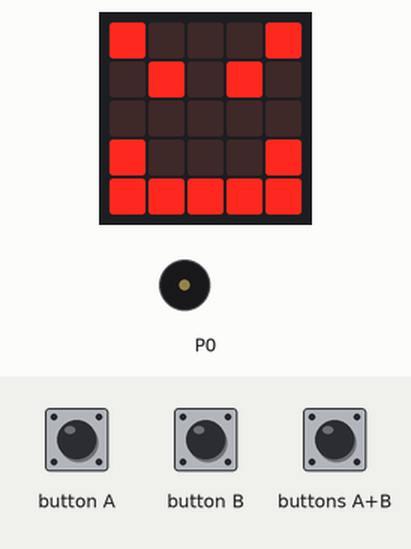
This program was run on a simulated BBC micro:bit (MakeCode). Parts: the board's 5×5 LED display, buzzer (waves = sounding). The inputs (shaded band) are chosen by the test bench.

Above: at 1.6 s.
1.7 s: button A pressed for 0.15 s
At 2.6 s:
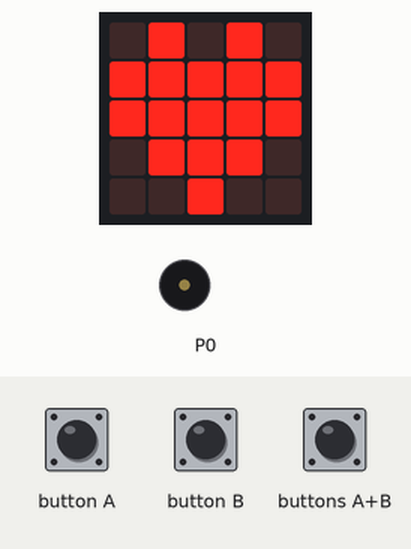
4.8 s: button B pressed for 0.15 s
At 6.2 s:
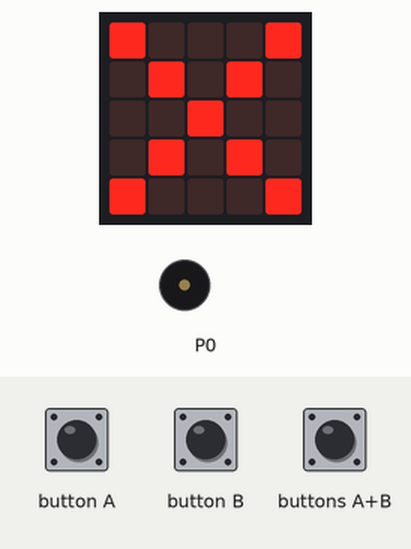
7.9 s: buttons A+B pressed for 0.15 s
At 8.5 s:
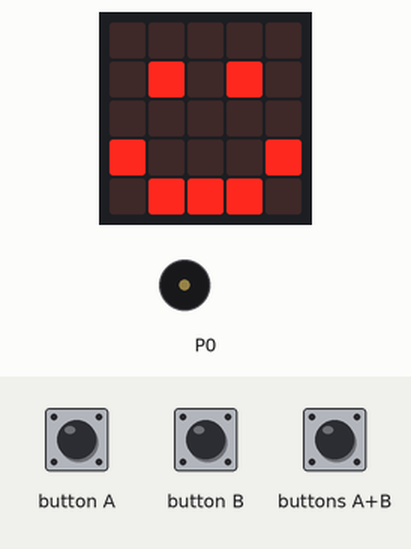
11.0 s: button A pressed for 0.15 s
At 13.54 s:
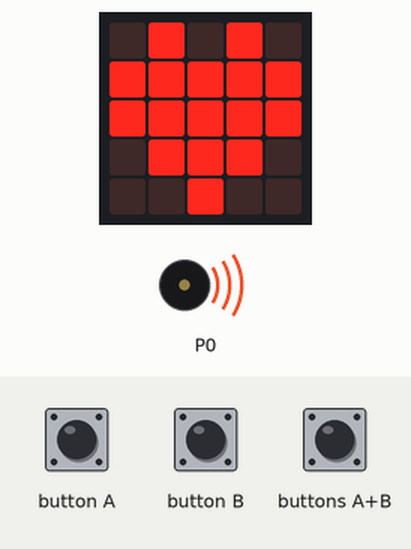
14.1 s: buttons A+B pressed for 1 s
At 20.1 s:
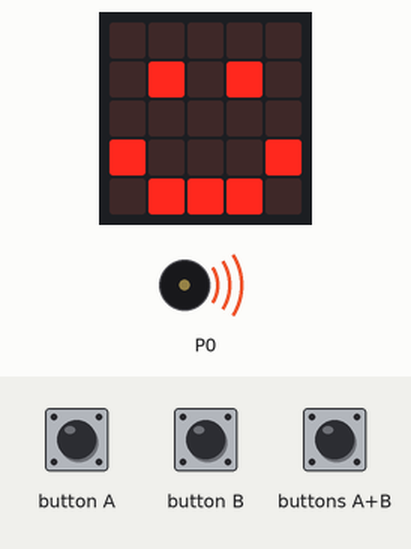
Timing chart, 0 to 21.6 s (numbered marks = the images above; inputs shaded):
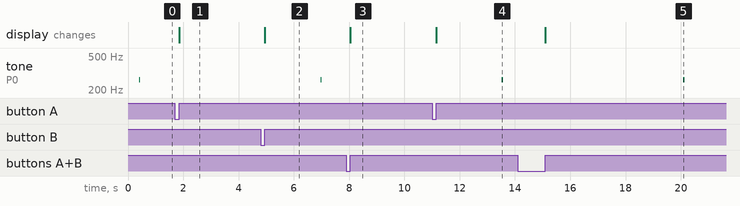

The program:

main.ts
```typescript
/**
 * Oppg 1 inneholder
 *
 * a), b) og c) i en oppgave. (hex-fil)
 */
input.onButtonPressed(Button.A, function () {
    basic.showIcon(IconNames.Heart)
})
input.onButtonPressed(Button.AB, function () {
    basic.showIcon(IconNames.Happy)
})
input.onButtonPressed(Button.B, function () {
    basic.showIcon(IconNames.No)
})
basic.showLeds(`
    # . . . #
    . # . # .
    . . . . .
    # . . . #
    # # # # #
    `)
basic.forever(function () {
    music.ringTone(262)
    basic.pause(40)
    music.rest(music.beat(BeatFraction.Whole))
    basic.pause(6000)
})
```

test.ts
```typescript
// testene settes inn her; disse vil ikke kompilert så lenge denne pakken blir brukt som en utvidelse.
```

Measured:
- after the input at 1.7 s, the display: changes after 0.15 s (image 1)
- after the input at 4.8 s, the display: changes after 0.15 s (image 2)
- after the input at 7.9 s, the display: changes after 0.15 s (image 3)
- after the input at 11.0 s, the display: changes after 0.15 s (image 4)
- after the input at 14.1 s, the display: changes after 1.0 s (image 5)
